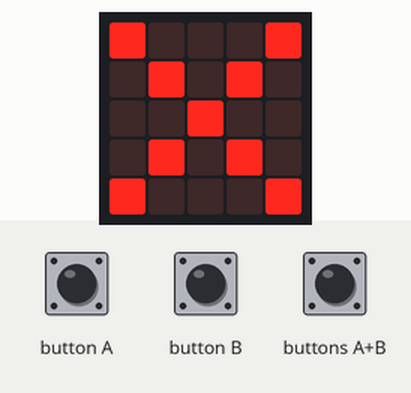
The program below on a simulated BBC micro:bit (MakeCode). Parts: the board's 5×5 LED display. The test bench sets the inputs (shaded band). Random numbers come from a fixed seed.

Above: at 1.5 s.
1.6 s: button B pressed for 0.15 s
At 2.3 s:
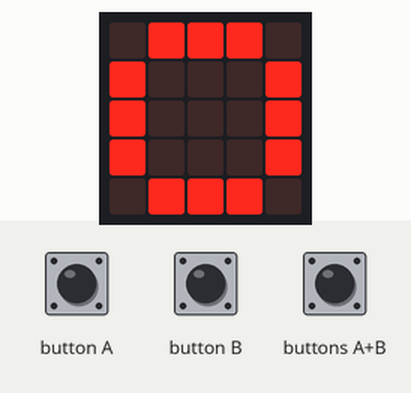
At 3.1 s:
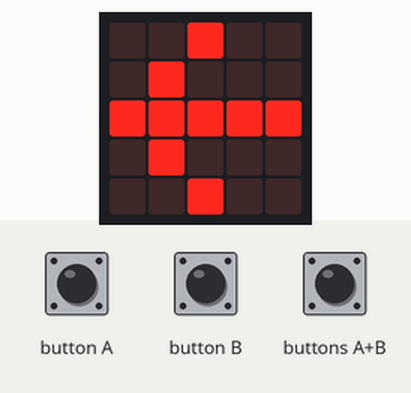
4.7 s: buttons A+B pressed for 0.15 s
At 7.4 s:
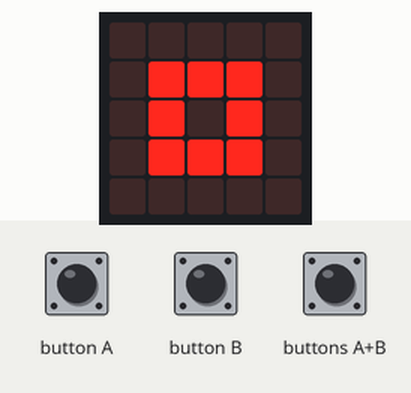
Timing chart, 0 to 8.9 s (numbered marks = the images above; inputs shaded):
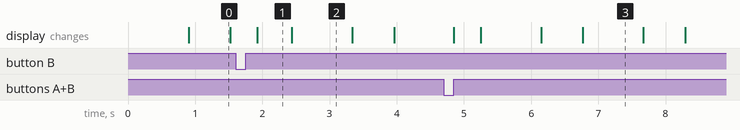

The program:

main.ts
```typescript
let 뭐눌렀니 = 0
let 뭐나왔니 = 0
input.onButtonPressed(Button.A, function () {
    뭐눌렀니 = 1
    if (뭐나왔니 == 뭐눌렀니) {
        basic.showLeds(`
            . # # # .
            # . . . #
            # . . . #
            # . . . #
            . # # # .
            `)
    } else {
        basic.showIcon(IconNames.No)
    }
})
input.onButtonPressed(Button.AB, function () {
    뭐눌렀니 = 2
    if (뭐나왔니 == 뭐눌렀니) {
        basic.showLeds(`
            . # # # .
            # . . . #
            # . . . #
            # . . . #
            . # # # .
            `)
    } else {
        basic.showIcon(IconNames.No)
    }
})
input.onButtonPressed(Button.B, function () {
    뭐눌렀니 = 3
    if (뭐나왔니 == 뭐눌렀니) {
        basic.showLeds(`
            . # # # .
            # . . . #
            # . . . #
            # . . . #
            . # # # .
            `)
    } else {
        basic.showIcon(IconNames.No)
    }
})
basic.forever(function () {
    뭐눌렀니 = 0
    뭐나왔니 = randint(1, 3)
    if (뭐나왔니 == 1) {
        basic.showLeds(`
            . . # . .
            . # . . .
            # # # # #
            . # . . .
            . . # . .
            `)
    } else if (뭐나왔니 == 2) {
        basic.showLeds(`
            . . . . .
            . # # # .
            . # . # .
            . # # # .
            . . . . .
            `)
    } else if (뭐나왔니 == 3) {
        basic.showLeds(`
            . . # . .
            . . . # .
            # # # # #
            . . . # .
            . . # . .
            `)
    }
    basic.pause(500)
    if (뭐눌렀니 == 0) {
        basic.showIcon(IconNames.No)
    }
})
```

test.ts
```typescript
// 테스트는 여기로 이동합니다; 이 패키지가 확장으로 사용될 때 컴파일되지 않을 것 입니다.
```

Measured:
- what the display in image 0 shows lasts 0.6 s, from 0.9 s to 1.5 s
- what the display in image 1 shows lasts 0.5 s, from 1.9 s to 2.4 s
- what the display in image 2 shows lasts 0.9 s, from 2.4 s to 3.3 s
